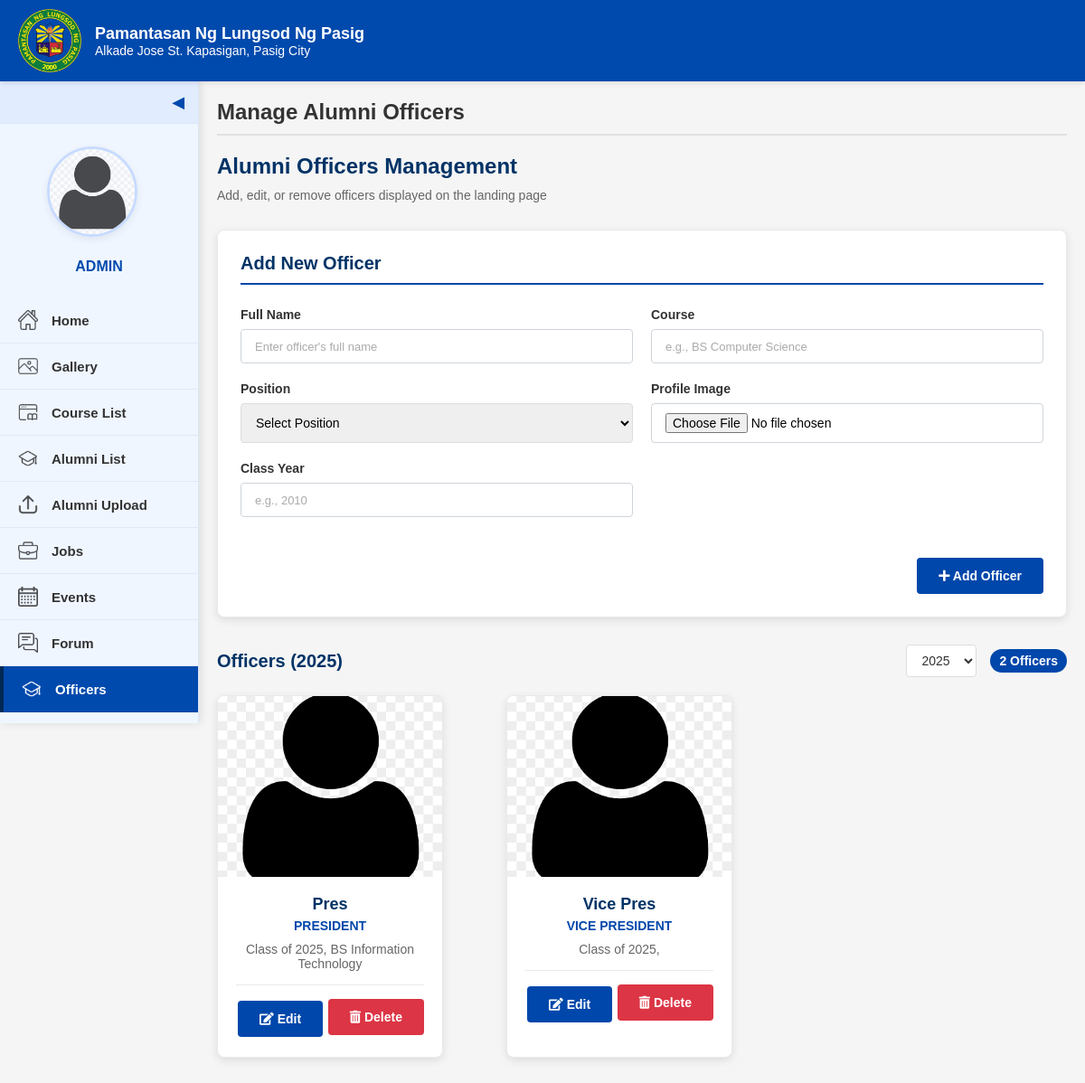
The page /admin-officers.php on the database as committed earlier.
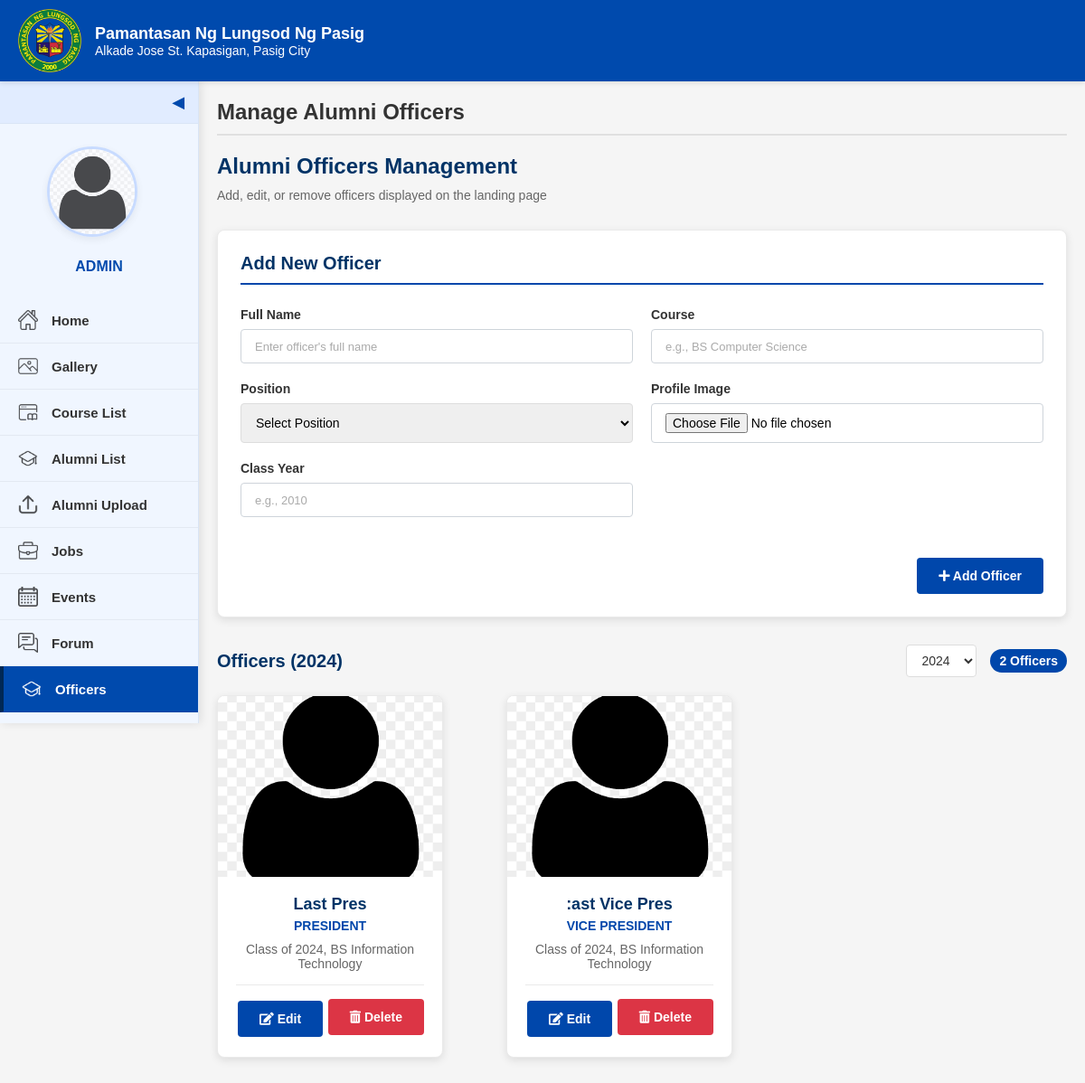
The same page on the database as committed later.
### tables this page shows
CREATE TABLE `alumni_officers` (
  `id` int(11) NOT NULL,
  `name` varchar(255) NOT NULL,
  `position` varchar(100) NOT NULL,
  `class_year` varchar(10) DEFAULT NULL,
  `course` varchar(255) DEFAULT NULL,
  `image_path` varchar(255) DEFAULT NULL,
  `display_order` int(11) DEFAULT 0,
  `created_at` timestamp NOT NULL DEFAULT current_timestamp(),
  `updated_at` timestamp NOT NULL DEFAULT current_timestamp() ON UPDATE current_timestamp()
);

### admin-officers.php (the view, shortened to what the changed rows need)
<?php
include 'admin/db_connect.php';
$current_year = date('Y');
$selected_year = isset($_GET['year']) ? $_GET['year'] : $current_year;
$any_officers_query = "SELECT COUNT(*) as count FROM alumni_officers";
$any_officers_result = $conn->query($any_officers_query);
$has_any_officers = ($any_officers_result && $any_officers_result->fetch_assoc()['count'] > 0);
$years_query = "SELECT DISTINCT class_year FROM alumni_officers ORDER BY class_year DESC";
$years_result = $conn->query($years_query);
$available_years = [];
if ($years_result && $years_result->num_rows > 0) {
    while($row = $years_result->fetch_assoc()) {
        $available_years[] = $row['class_year'];
    }
    if (!in_array($selected_year, $available_years) && !empty($available_years)) {
        $selected_year = $available_years[0];
    }
} else if (!$has_any_officers) {
    $available_years[] = $current_year;
}
$officers_query = "SELECT * FROM alumni_officers
                  WHERE class_year = '$selected_year'
                  ORDER BY
                  CASE position
                      WHEN 'President' THEN 1
                      WHEN 'Vice President' THEN 2
                      WHEN 'Secretary' THEN 3
                      WHEN 'Treasurer' THEN 4
                      WHEN 'Auditor' THEN 5
                      WHEN 'Public Relations Officer' THEN 6
                      WHEN 'Project Coordinator' THEN 7
                      WHEN 'Board Member' THEN 8
                      ELSE 9
                  END, name";
$officers_result = $conn->query($officers_query);
$count_query = "SELECT COUNT(*) as count FROM alumni_officers WHERE class_year = '$selected_year'";
$count_result = $conn->query($count_query);
$officers_count = $count_result->fetch_assoc()['count'];
?>
<!DOCTYPE html>
<html>
<head>
    <link rel="stylesheet" href="style.css">
    <link rel="stylesheet" href="css/admin-dashboard.css">
    <link rel="stylesheet" href="https://cdnjs.cloudflare.com/ajax/libs/font-awesome/5.15.4/css/all.min.css">
</head>
<body class="dashboard-body">
    <div class="dashboard-container">
        <div class="main-dashboard-content">
            <div class="dashboard-content-header">
                <h2>Alumni Officers Management</h2>
            </div>
            <div class="section-header">
                <h3 class="section-title">Officers (<?php echo $selected_year; ?>)</h3>
                <div class="header-actions">
                    <form method="get" class="year-selector">
                        <select name="year" onchange="this.form.submit()" class="form-control">
                            <?php
                            if(!empty($available_years)): ?>
                                <?php foreach($available_years as $year): ?>
                                    <option value="<?php echo $year; ?>" <?php echo $year == $selected_year ? 'selected' : ''; ?>>
                                        <?php echo $year; ?>
                                    </option>
                                <?php endforeach; ?>
                            <?php else: ?>
                                <option value="<?php echo $current_year; ?>"><?php echo $current_year; ?></option>
                            <?php endif; ?>
                        </select>
                    </form>
                    <?php if($officers_count > 0): ?>
                        <span class="officer-count"><?php echo $officers_count; ?> Officers</span>
                    <?php endif; ?>
                </div>
            </div>
            <?php if($officers_result && $officers_result->num_rows > 0): ?>
                <div class="officers-container">
                    <?php while($officer = $officers_result->fetch_assoc()): ?>
                        <div class="officer-card">
                            <div class="officer-image">
                                <img src="<?php echo !empty($officer['image_path']) ? $officer['image_path'] : 'images/user.jpg'; ?>" alt="<?php echo htmlspecialchars($officer['position']); ?>">
                            </div>
                            <div class="officer-info">
                                <h3><?php echo htmlspecialchars($officer['name']); ?></h3>
                                <span class="officer-position"><?php echo htmlspecialchars($officer['position']); ?></span>
                                <p>Class of <?php echo htmlspecialchars($officer['class_year']); ?>, <?php echo htmlspecialchars($officer['course']); ?></p>
                                <div class="officer-actions">
                                    <button class="btn btn-primary edit-btn" data-id="<?php echo $officer['id']; ?>"
                                            data-name="<?php echo htmlspecialchars($officer['name']); ?>"
                                            data-position="<?php echo htmlspecialchars($officer['position']); ?>"
                                            data-class-year="<?php echo htmlspecialchars($officer['class_year']); ?>"
                                            data-course="<?php echo htmlspecialchars($officer['course']); ?>">
                                        <i class="fas fa-edit"></i> Edit
                                    </button>
                                    <form action="" method="post" style="display:inline;">
                                        <button type="submit" name="delete_officer" class="btn btn-danger" onclick="return confirm('Are you sure you want to delete this officer?');">
                                            <i class="fas fa-trash-alt"></i> Delete
                                        </button>
                                    </form>
                                </div>
                            </div>
                        </div>
                    <?php endwhile; ?>
                </div>
            <?php endif; ?>
        </div>
    </div>
</body>
</html>

Rows that differ between the two databases and show on the page:
removed alumni_officers: name "Pres", position "PRESIDENT", class_year "2025", course "BS Information Technology"
removed alumni_officers: name "Vice Pres", position "VICE PRESIDENT", class_year "2025"
now on this page (row unchanged): alumni_officers: name "Last Pres", position "PRESIDENT", class_year "2024", course "BS Information Technology"
now on this page (row unchanged): alumni_officers: name ":ast Vice Pres", position "VICE PRESIDENT", class_year "2024", course "BS Information Technology"
Other text that changed with them:
$selected_year: "2025" → "2024"
form field year: "2025" → "2024"
